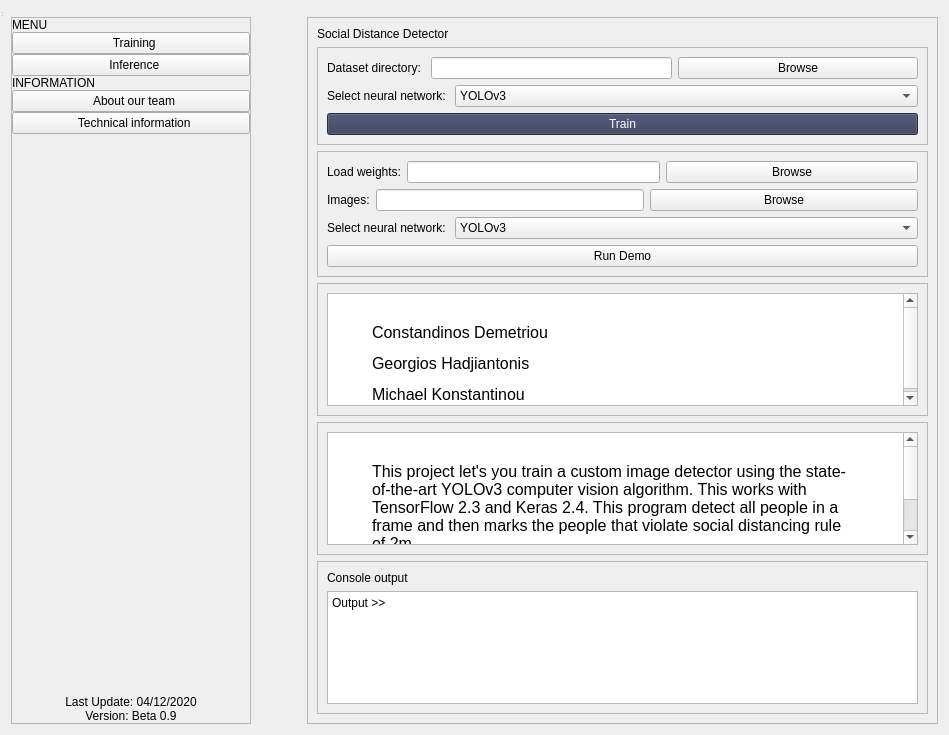
<?xml version="1.0" encoding="UTF-8"?>
<ui version="4.0">
 <class>MainWindow</class>
 <widget class="QWidget" name="MainWindow">
  <property name="geometry">
   <rect>
    <x>0</x>
    <y>0</y>
    <width>949</width>
    <height>735</height>
   </rect>
  </property>
  <property name="windowTitle">
   <string>Social Distance Detector</string>
  </property>
  <property name="windowIcon">
   <iconset>
    <normaloff>icons/virus-solid.svg</normaloff>icons/virus-solid.svg</iconset>
  </property>
  <property name="autoFillBackground">
   <bool>false</bool>
  </property>
  <property name="styleSheet">
   <string notr="true">@font-face {
  font-family: Roboto;
  src: url('https://fonts.googleapis.com/css2?family=Roboto:wght@100&amp;display=swap');
}

QMainWindow {
	font-family: Roboto;
}

#sidebar_bg {
	background-color:#343957;
}

#centralwidget {
	background-color: #f8f9fe;
	font-size: 12px;
}

QPushButton {
	border: none;
	background-color: #343957;
	color: white;
	font-size: 12px;
	padding: 15px 0 15px 10px;
}

QPushButton:hover {
	background-color: #6b51df;
}

QPushButton &gt; QLabel {
	color: white;
}

#sidebar_bg &gt; QLabel {
	color: white;
}

#heading_stats, #heading_console_output {
	font-size: 22px;
	color: #3d4465;
	margin-bottom: 0.5rem;
	font-weight: 500;
	line-height: 1.2;
}

#sidebar_bg &gt; QPushButton {
	text-align: left;
	padding-left: 15px;
}

#label_menu, #label_information {
	font-size: 16px;
	padding-top: 10px;
	padding-left: 15px;
	color: #627186;
}

QFrame &gt; QTextBrowser {
	background-color: #d4dbf9;
	border-radius: 10px;
}

#button_train_browse, #button_weights_browse, #button_images_browse {
	padding: 5px 0 5px 0;
}

#text_console {
	background-color: black;
	border-radius: 10px;
	color: green;
	padding-left: 10px;
}


</string>
  </property>
  <layout class="QGridLayout" name="gridLayout_4">
   <item row="0" column="0">
    <widget class="QMenuBar" name="menubar"/>
   </item>
   <item row="1" column="0">
    <layout class="QGridLayout" name="gridLayout_2">
     <item row="0" column="0">
      <layout class="QGridLayout" name="gridLayout">
       <property name="sizeConstraint">
        <enum>QLayout::SetDefaultConstraint</enum>
       </property>
       <item row="1" column="1">
        <spacer name="horizontalSpacer">
         <property name="orientation">
          <enum>Qt::Horizontal</enum>
         </property>
         <property name="sizeType">
          <enum>QSizePolicy::Maximum</enum>
         </property>
         <property name="sizeHint" stdset="0">
          <size>
           <width>50</width>
           <height>20</height>
          </size>
         </property>
        </spacer>
       </item>
       <item row="1" column="0">
        <widget class="QFrame" name="sidebar_bg">
         <property name="maximumSize">
          <size>
           <width>240</width>
           <height>16777215</height>
          </size>
         </property>
         <property name="frameShape">
          <enum>QFrame::StyledPanel</enum>
         </property>
         <property name="frameShadow">
          <enum>QFrame::Raised</enum>
         </property>
         <layout class="QVBoxLayout" name="verticalLayout">
          <property name="spacing">
           <number>0</number>
          </property>
          <property name="leftMargin">
           <number>0</number>
          </property>
          <property name="topMargin">
           <number>0</number>
          </property>
          <property name="rightMargin">
           <number>0</number>
          </property>
          <property name="bottomMargin">
           <number>0</number>
          </property>
          <item>
           <widget class="QLabel" name="label_menu">
            <property name="text">
             <string>MENU</string>
            </property>
           </widget>
          </item>
          <item>
           <widget class="QPushButton" name="button_training">
            <property name="sizePolicy">
             <sizepolicy hsizetype="Preferred" vsizetype="Fixed">
              <horstretch>0</horstretch>
              <verstretch>0</verstretch>
             </sizepolicy>
            </property>
            <property name="text">
             <string>  Training</string>
            </property>
            <property name="icon">
             <iconset>
              <normaloff>icons/bullseye-solid - white.svg</normaloff>icons/bullseye-solid - white.svg</iconset>
            </property>
            <property name="iconSize">
             <size>
              <width>24</width>
              <height>24</height>
             </size>
            </property>
           </widget>
          </item>
          <item>
           <widget class="QPushButton" name="button_inference">
            <property name="text">
             <string>  Inference</string>
            </property>
            <property name="icon">
             <iconset>
              <normaloff>icons/running-solid - white.svg</normaloff>icons/running-solid - white.svg</iconset>
            </property>
            <property name="iconSize">
             <size>
              <width>24</width>
              <height>24</height>
             </size>
            </property>
           </widget>
          </item>
          <item>
           <widget class="QLabel" name="label_information">
            <property name="text">
             <string>INFORMATION</string>
            </property>
           </widget>
          </item>
          <item>
           <widget class="QPushButton" name="button_about_us">
            <property name="text">
             <string>  About our team</string>
            </property>
            <property name="icon">
             <iconset>
              <normaloff>icons/users-solid - white.svg</normaloff>icons/users-solid - white.svg</iconset>
            </property>
            <property name="iconSize">
             <size>
              <width>24</width>
              <height>24</height>
             </size>
            </property>
           </widget>
          </item>
          <item>
           <widget class="QPushButton" name="button_technical_information">
            <property name="text">
             <string>  Technical information</string>
            </property>
            <property name="icon">
             <iconset>
              <normaloff>icons/cogs-solid - white.svg</normaloff>icons/cogs-solid - white.svg</iconset>
            </property>
            <property name="iconSize">
             <size>
              <width>24</width>
              <height>24</height>
             </size>
            </property>
           </widget>
          </item>
          <item>
           <spacer name="verticalSpacer">
            <property name="orientation">
             <enum>Qt::Vertical</enum>
            </property>
            <property name="sizeType">
             <enum>QSizePolicy::MinimumExpanding</enum>
            </property>
            <property name="sizeHint" stdset="0">
             <size>
              <width>20</width>
              <height>40</height>
             </size>
            </property>
           </spacer>
          </item>
          <item>
           <widget class="QLabel" name="label">
            <property name="text">
             <string>Last Update: 04/12/2020</string>
            </property>
            <property name="alignment">
             <set>Qt::AlignCenter</set>
            </property>
           </widget>
          </item>
          <item>
           <widget class="QLabel" name="label_2">
            <property name="text">
             <string>Version: Beta 0.9</string>
            </property>
            <property name="alignment">
             <set>Qt::AlignCenter</set>
            </property>
           </widget>
          </item>
         </layout>
        </widget>
       </item>
       <item row="1" column="2">
        <widget class="QFrame" name="app_container">
         <property name="frameShape">
          <enum>QFrame::StyledPanel</enum>
         </property>
         <property name="frameShadow">
          <enum>QFrame::Raised</enum>
         </property>
         <layout class="QVBoxLayout" name="verticalLayout_2">
          <item>
           <widget class="QLabel" name="heading_stats">
            <property name="enabled">
             <bool>true</bool>
            </property>
            <property name="whatsThis">
             <string/>
            </property>
            <property name="accessibleName">
             <string>h1</string>
            </property>
            <property name="text">
             <string>Social Distance Detector</string>
            </property>
           </widget>
          </item>
          <item>
           <widget class="QFrame" name="frame_training">
            <property name="frameShape">
             <enum>QFrame::StyledPanel</enum>
            </property>
            <property name="frameShadow">
             <enum>QFrame::Raised</enum>
            </property>
            <layout class="QGridLayout" name="gridLayout_6">
             <item row="0" column="0">
              <layout class="QVBoxLayout" name="verticalLayout_3">
               <item>
                <layout class="QHBoxLayout" name="horizontalLayout">
                 <item>
                  <widget class="QLabel" name="label_3">
                   <property name="sizePolicy">
                    <sizepolicy hsizetype="Fixed" vsizetype="Preferred">
                     <horstretch>0</horstretch>
                     <verstretch>0</verstretch>
                    </sizepolicy>
                   </property>
                   <property name="text">
                    <string>Dataset directory: </string>
                   </property>
                  </widget>
                 </item>
                 <item>
                  <widget class="QLineEdit" name="text_dataset">
                   <property name="sizePolicy">
                    <sizepolicy hsizetype="Preferred" vsizetype="Fixed">
                     <horstretch>0</horstretch>
                     <verstretch>0</verstretch>
                    </sizepolicy>
                   </property>
                  </widget>
                 </item>
                 <item>
                  <widget class="QPushButton" name="button_train_browse">
                   <property name="text">
                    <string>Browse</string>
                   </property>
                  </widget>
                 </item>
                </layout>
               </item>
               <item>
                <layout class="QHBoxLayout" name="horizontalLayout_4">
                 <item>
                  <widget class="QLabel" name="label_6">
                   <property name="sizePolicy">
                    <sizepolicy hsizetype="Fixed" vsizetype="Fixed">
                     <horstretch>0</horstretch>
                     <verstretch>0</verstretch>
                    </sizepolicy>
                   </property>
                   <property name="text">
                    <string>Select neural network: </string>
                   </property>
                  </widget>
                 </item>
                 <item>
                  <widget class="QComboBox" name="combo_training_network">
                   <item>
                    <property name="text">
                     <string>YOLOv3</string>
                    </property>
                   </item>
                   <item>
                    <property name="text">
                     <string>YOLOv3-tiny</string>
                    </property>
                   </item>
                  </widget>
                 </item>
                </layout>
               </item>
               <item>
                <widget class="QPushButton" name="button_train_submit">
                 <property name="palette">
                  <palette>
                   <active>
                    <colorrole role="WindowText">
                     <brush brushstyle="SolidPattern">
                      <color alpha="255">
                       <red>255</red>
                       <green>255</green>
                       <blue>255</blue>
                      </color>
                     </brush>
                    </colorrole>
                    <colorrole role="Button">
                     <brush brushstyle="SolidPattern">
                      <color alpha="255">
                       <red>52</red>
                       <green>57</green>
                       <blue>87</blue>
                      </color>
                     </brush>
                    </colorrole>
                    <colorrole role="Text">
                     <brush brushstyle="SolidPattern">
                      <color alpha="255">
                       <red>255</red>
                       <green>255</green>
                       <blue>255</blue>
                      </color>
                     </brush>
                    </colorrole>
                    <colorrole role="ButtonText">
                     <brush brushstyle="SolidPattern">
                      <color alpha="255">
                       <red>255</red>
                       <green>255</green>
                       <blue>255</blue>
                      </color>
                     </brush>
                    </colorrole>
                    <colorrole role="Base">
                     <brush brushstyle="SolidPattern">
                      <color alpha="255">
                       <red>52</red>
                       <green>57</green>
                       <blue>87</blue>
                      </color>
                     </brush>
                    </colorrole>
                    <colorrole role="Window">
                     <brush brushstyle="SolidPattern">
                      <color alpha="255">
                       <red>52</red>
                       <green>57</green>
                       <blue>87</blue>
                      </color>
                     </brush>
                    </colorrole>
                   </active>
                   <inactive>
                    <colorrole role="WindowText">
                     <brush brushstyle="SolidPattern">
                      <color alpha="255">
                       <red>255</red>
                       <green>255</green>
                       <blue>255</blue>
                      </color>
                     </brush>
                    </colorrole>
                    <colorrole role="Button">
                     <brush brushstyle="SolidPattern">
                      <color alpha="255">
                       <red>52</red>
                       <green>57</green>
                       <blue>87</blue>
                      </color>
                     </brush>
                    </colorrole>
                    <colorrole role="Text">
                     <brush brushstyle="SolidPattern">
                      <color alpha="255">
                       <red>255</red>
                       <green>255</green>
                       <blue>255</blue>
                      </color>
                     </brush>
                    </colorrole>
                    <colorrole role="ButtonText">
                     <brush brushstyle="SolidPattern">
                      <color alpha="255">
                       <red>255</red>
                       <green>255</green>
                       <blue>255</blue>
                      </color>
                     </brush>
                    </colorrole>
                    <colorrole role="Base">
                     <brush brushstyle="SolidPattern">
                      <color alpha="255">
                       <red>52</red>
                       <green>57</green>
                       <blue>87</blue>
                      </color>
                     </brush>
                    </colorrole>
                    <colorrole role="Window">
                     <brush brushstyle="SolidPattern">
                      <color alpha="255">
                       <red>52</red>
                       <green>57</green>
                       <blue>87</blue>
                      </color>
                     </brush>
                    </colorrole>
                   </inactive>
                   <disabled>
                    <colorrole role="WindowText">
                     <brush brushstyle="SolidPattern">
                      <color alpha="255">
                       <red>255</red>
                       <green>255</green>
                       <blue>255</blue>
                      </color>
                     </brush>
                    </colorrole>
                    <colorrole role="Button">
                     <brush brushstyle="SolidPattern">
                      <color alpha="255">
                       <red>52</red>
                       <green>57</green>
                       <blue>87</blue>
                      </color>
                     </brush>
                    </colorrole>
                    <colorrole role="Text">
                     <brush brushstyle="SolidPattern">
                      <color alpha="255">
                       <red>255</red>
                       <green>255</green>
                       <blue>255</blue>
                      </color>
                     </brush>
                    </colorrole>
                    <colorrole role="ButtonText">
                     <brush brushstyle="SolidPattern">
                      <color alpha="255">
                       <red>255</red>
                       <green>255</green>
                       <blue>255</blue>
                      </color>
                     </brush>
                    </colorrole>
                    <colorrole role="Base">
                     <brush brushstyle="SolidPattern">
                      <color alpha="255">
                       <red>52</red>
                       <green>57</green>
                       <blue>87</blue>
                      </color>
                     </brush>
                    </colorrole>
                    <colorrole role="Window">
                     <brush brushstyle="SolidPattern">
                      <color alpha="255">
                       <red>52</red>
                       <green>57</green>
                       <blue>87</blue>
                      </color>
                     </brush>
                    </colorrole>
                   </disabled>
                  </palette>
                 </property>
                 <property name="text">
                  <string>Train</string>
                 </property>
                </widget>
               </item>
              </layout>
             </item>
            </layout>
           </widget>
          </item>
          <item>
           <widget class="QFrame" name="frame_inference">
            <property name="enabled">
             <bool>true</bool>
            </property>
            <property name="frameShape">
             <enum>QFrame::StyledPanel</enum>
            </property>
            <property name="frameShadow">
             <enum>QFrame::Raised</enum>
            </property>
            <layout class="QGridLayout" name="gridLayout_7">
             <item row="2" column="0">
              <layout class="QHBoxLayout" name="horizontalLayout_5">
               <item>
                <widget class="QLabel" name="label_7">
                 <property name="sizePolicy">
                  <sizepolicy hsizetype="Fixed" vsizetype="Fixed">
                   <horstretch>0</horstretch>
                   <verstretch>0</verstretch>
                  </sizepolicy>
                 </property>
                 <property name="text">
                  <string>Select neural network: </string>
                 </property>
                </widget>
               </item>
               <item>
                <widget class="QComboBox" name="combo_inference_network">
                 <item>
                  <property name="text">
                   <string>YOLOv3</string>
                  </property>
                 </item>
                 <item>
                  <property name="text">
                   <string>YOLOv3-tiny</string>
                  </property>
                 </item>
                </widget>
               </item>
              </layout>
             </item>
             <item row="0" column="0">
              <layout class="QHBoxLayout" name="horizontalLayout_2">
               <item>
                <widget class="QLabel" name="label_4">
                 <property name="sizePolicy">
                  <sizepolicy hsizetype="Fixed" vsizetype="Preferred">
                   <horstretch>0</horstretch>
                   <verstretch>0</verstretch>
                  </sizepolicy>
                 </property>
                 <property name="text">
                  <string>Load weights:</string>
                 </property>
                </widget>
               </item>
               <item>
                <widget class="QLineEdit" name="text_weights">
                 <property name="sizePolicy">
                  <sizepolicy hsizetype="Preferred" vsizetype="Fixed">
                   <horstretch>0</horstretch>
                   <verstretch>0</verstretch>
                  </sizepolicy>
                 </property>
                </widget>
               </item>
               <item>
                <widget class="QPushButton" name="button_weights_browse">
                 <property name="text">
                  <string>Browse</string>
                 </property>
                </widget>
               </item>
              </layout>
             </item>
             <item row="1" column="0">
              <layout class="QHBoxLayout" name="horizontalLayout_3">
               <item>
                <widget class="QLabel" name="label_5">
                 <property name="sizePolicy">
                  <sizepolicy hsizetype="Fixed" vsizetype="Preferred">
                   <horstretch>0</horstretch>
                   <verstretch>0</verstretch>
                  </sizepolicy>
                 </property>
                 <property name="text">
                  <string>Images:</string>
                 </property>
                </widget>
               </item>
               <item>
                <widget class="QLineEdit" name="text_images">
                 <property name="sizePolicy">
                  <sizepolicy hsizetype="Preferred" vsizetype="Fixed">
                   <horstretch>0</horstretch>
                   <verstretch>0</verstretch>
                  </sizepolicy>
                 </property>
                </widget>
               </item>
               <item>
                <widget class="QPushButton" name="button_images_browse">
                 <property name="text">
                  <string>Browse</string>
                 </property>
                </widget>
               </item>
              </layout>
             </item>
             <item row="3" column="0">
              <widget class="QPushButton" name="button_demo">
               <property name="text">
                <string>Run Demo</string>
               </property>
              </widget>
             </item>
            </layout>
           </widget>
          </item>
          <item>
           <widget class="QFrame" name="frame_about">
            <property name="whatsThis">
             <string>&lt;html&gt;&lt;head/&gt;&lt;body&gt;&lt;p&gt;&lt;br/&gt;&lt;/p&gt;&lt;/body&gt;&lt;/html&gt;</string>
            </property>
            <property name="frameShape">
             <enum>QFrame::StyledPanel</enum>
            </property>
            <property name="frameShadow">
             <enum>QFrame::Raised</enum>
            </property>
            <layout class="QGridLayout" name="gridLayout_3">
             <item row="0" column="0">
              <widget class="QTextBrowser" name="textBrowser">
               <property name="sizePolicy">
                <sizepolicy hsizetype="Preferred" vsizetype="Preferred">
                 <horstretch>0</horstretch>
                 <verstretch>0</verstretch>
                </sizepolicy>
               </property>
               <property name="styleSheet">
                <string notr="true"/>
               </property>
               <property name="html">
                <string>&lt;!DOCTYPE HTML PUBLIC &quot;-//W3C//DTD HTML 4.0//EN&quot; &quot;http://www.w3.org/TR/REC-html40/strict.dtd&quot;&gt;
&lt;html&gt;&lt;head&gt;&lt;meta name=&quot;qrichtext&quot; content=&quot;1&quot; /&gt;&lt;style type=&quot;text/css&quot;&gt;
p, li { white-space: pre-wrap; }
&lt;/style&gt;&lt;/head&gt;&lt;body style=&quot; font-family:'MS Shell Dlg 2'; font-size:8.25pt; font-weight:400; font-style:normal;&quot;&gt;
&lt;p style=&quot;-qt-paragraph-type:empty; margin-top:12px; margin-bottom:12px; margin-left:40px; margin-right:40px; -qt-block-indent:0; text-indent:0px;&quot;&gt;&lt;br /&gt;&lt;/p&gt;
&lt;p style=&quot; margin-top:12px; margin-bottom:12px; margin-left:40px; margin-right:40px; -qt-block-indent:0; text-indent:0px;&quot;&gt;&lt;span style=&quot; font-size:12pt;&quot;&gt;Constandinos Demetriou&lt;/span&gt;&lt;/p&gt;
&lt;p style=&quot; margin-top:12px; margin-bottom:12px; margin-left:40px; margin-right:40px; -qt-block-indent:0; text-indent:0px;&quot;&gt;&lt;span style=&quot; font-size:12pt;&quot;&gt;Georgios Hadjiantonis&lt;/span&gt;&lt;/p&gt;
&lt;p style=&quot; margin-top:12px; margin-bottom:12px; margin-left:40px; margin-right:40px; -qt-block-indent:0; text-indent:0px;&quot;&gt;&lt;span style=&quot; font-size:12pt;&quot;&gt;Michael Konstantinou&lt;/span&gt;&lt;/p&gt;&lt;/body&gt;&lt;/html&gt;</string>
               </property>
              </widget>
             </item>
            </layout>
           </widget>
          </item>
          <item>
           <widget class="QFrame" name="frame_technical">
            <property name="frameShape">
             <enum>QFrame::StyledPanel</enum>
            </property>
            <property name="frameShadow">
             <enum>QFrame::Raised</enum>
            </property>
            <layout class="QGridLayout" name="gridLayout_5">
             <item row="0" column="0">
              <widget class="QTextBrowser" name="textBrowser_3">
               <property name="sizePolicy">
                <sizepolicy hsizetype="Preferred" vsizetype="Preferred">
                 <horstretch>0</horstretch>
                 <verstretch>0</verstretch>
                </sizepolicy>
               </property>
               <property name="html">
                <string>&lt;!DOCTYPE HTML PUBLIC &quot;-//W3C//DTD HTML 4.0//EN&quot; &quot;http://www.w3.org/TR/REC-html40/strict.dtd&quot;&gt;
&lt;html&gt;&lt;head&gt;&lt;meta name=&quot;qrichtext&quot; content=&quot;1&quot; /&gt;&lt;style type=&quot;text/css&quot;&gt;
p, li { white-space: pre-wrap; }
&lt;/style&gt;&lt;/head&gt;&lt;body style=&quot; font-family:'MS Shell Dlg 2'; font-size:8.25pt; font-weight:400; font-style:normal;&quot;&gt;
&lt;p style=&quot;-qt-paragraph-type:empty; margin-top:12px; margin-bottom:12px; margin-left:40px; margin-right:40px; -qt-block-indent:0; text-indent:0px;&quot;&gt;&lt;br /&gt;&lt;/p&gt;
&lt;p style=&quot; margin-top:12px; margin-bottom:12px; margin-left:40px; margin-right:40px; -qt-block-indent:0; text-indent:0px;&quot;&gt;&lt;span style=&quot; font-size:12pt;&quot;&gt;This project let's you train a custom image detector using the state-of-the-art YOLOv3 computer vision algorithm. This works with TensorFlow 2.3 and Keras 2.4. This program detect all people in a frame and then marks the people that violate social distancing rule of 2m.&lt;/span&gt;&lt;/p&gt;
&lt;p style=&quot;-qt-paragraph-type:empty; margin-top:12px; margin-bottom:12px; margin-left:40px; margin-right:40px; -qt-block-indent:0; text-indent:0px; font-size:8pt;&quot;&gt;&lt;br /&gt;&lt;/p&gt;
&lt;p style=&quot;-qt-paragraph-type:empty; margin-top:12px; margin-bottom:12px; margin-left:40px; margin-right:40px; -qt-block-indent:0; text-indent:0px; font-size:8pt;&quot;&gt;&lt;br /&gt;&lt;/p&gt;&lt;/body&gt;&lt;/html&gt;</string>
               </property>
              </widget>
             </item>
            </layout>
           </widget>
          </item>
          <item>
           <widget class="QFrame" name="frame_console">
            <property name="frameShape">
             <enum>QFrame::StyledPanel</enum>
            </property>
            <property name="frameShadow">
             <enum>QFrame::Raised</enum>
            </property>
            <layout class="QGridLayout" name="gridLayout_8">
             <item row="0" column="0">
              <layout class="QVBoxLayout" name="verticalLayout_4">
               <item>
                <widget class="QLabel" name="heading_console_output">
                 <property name="text">
                  <string>Console output</string>
                 </property>
                </widget>
               </item>
               <item>
                <widget class="QPlainTextEdit" name="text_console">
                 <property name="sizePolicy">
                  <sizepolicy hsizetype="Preferred" vsizetype="Preferred">
                   <horstretch>0</horstretch>
                   <verstretch>0</verstretch>
                  </sizepolicy>
                 </property>
                 <property name="plainText">
                  <string>Output &gt;&gt;</string>
                 </property>
                </widget>
               </item>
              </layout>
             </item>
            </layout>
           </widget>
          </item>
          <item>
           <spacer name="verticalSpacer_2">
            <property name="orientation">
             <enum>Qt::Vertical</enum>
            </property>
            <property name="sizeHint" stdset="0">
             <size>
              <width>20</width>
              <height>40</height>
             </size>
            </property>
           </spacer>
          </item>
         </layout>
        </widget>
       </item>
      </layout>
     </item>
    </layout>
   </item>
  </layout>
  <widget class="QStatusBar" name="statusbar">
   <property name="geometry">
    <rect>
     <x>0</x>
     <y>0</y>
     <width>3</width>
     <height>18</height>
    </rect>
   </property>
  </widget>
 </widget>
 <resources/>
 <connections>
  <connection>
   <sender>button_about_us</sender>
   <signal>clicked()</signal>
   <receiver>frame_about</receiver>
   <slot>show()</slot>
   <hints>
    <hint type="sourcelabel">
     <x>176</x>
     <y>225</y>
    </hint>
    <hint type="destinationlabel">
     <x>625</x>
     <y>551</y>
    </hint>
   </hints>
  </connection>
  <connection>
   <sender>button_technical_information</sender>
   <signal>clicked()</signal>
   <receiver>frame_about</receiver>
   <slot>hide()</slot>
   <hints>
    <hint type="sourcelabel">
     <x>178</x>
     <y>311</y>
    </hint>
    <hint type="destinationlabel">
     <x>325</x>
     <y>392</y>
    </hint>
   </hints>
  </connection>
  <connection>
   <sender>button_about_us</sender>
   <signal>clicked()</signal>
   <receiver>frame_technical</receiver>
   <slot>hide()</slot>
   <hints>
    <hint type="sourcelabel">
     <x>134</x>
     <y>222</y>
    </hint>
    <hint type="destinationlabel">
     <x>326</x>
     <y>565</y>
    </hint>
   </hints>
  </connection>
  <connection>
   <sender>button_technical_information</sender>
   <signal>clicked()</signal>
   <receiver>frame_technical</receiver>
   <slot>show()</slot>
   <hints>
    <hint type="sourcelabel">
     <x>178</x>
     <y>311</y>
    </hint>
    <hint type="destinationlabel">
     <x>574</x>
     <y>734</y>
    </hint>
   </hints>
  </connection>
  <connection>
   <sender>button_inference</sender>
   <signal>clicked()</signal>
   <receiver>frame_about</receiver>
   <slot>hide()</slot>
   <hints>
    <hint type="sourcelabel">
     <x>126</x>
     <y>139</y>
    </hint>
    <hint type="destinationlabel">
     <x>575</x>
     <y>551</y>
    </hint>
   </hints>
  </connection>
  <connection>
   <sender>button_training</sender>
   <signal>clicked()</signal>
   <receiver>frame_about</receiver>
   <slot>hide()</slot>
   <hints>
    <hint type="sourcelabel">
     <x>165</x>
     <y>82</y>
    </hint>
    <hint type="destinationlabel">
     <x>330</x>
     <y>409</y>
    </hint>
   </hints>
  </connection>
  <connection>
   <sender>button_training</sender>
   <signal>clicked()</signal>
   <receiver>frame_technical</receiver>
   <slot>hide()</slot>
   <hints>
    <hint type="sourcelabel">
     <x>178</x>
     <y>120</y>
    </hint>
    <hint type="destinationlabel">
     <x>327</x>
     <y>582</y>
    </hint>
   </hints>
  </connection>
  <connection>
   <sender>button_inference</sender>
   <signal>clicked()</signal>
   <receiver>frame_technical</receiver>
   <slot>hide()</slot>
   <hints>
    <hint type="sourcelabel">
     <x>171</x>
     <y>132</y>
    </hint>
    <hint type="destinationlabel">
     <x>330</x>
     <y>578</y>
    </hint>
   </hints>
  </connection>
  <connection>
   <sender>button_training</sender>
   <signal>clicked()</signal>
   <receiver>frame_training</receiver>
   <slot>show()</slot>
   <hints>
    <hint type="sourcelabel">
     <x>178</x>
     <y>120</y>
    </hint>
    <hint type="destinationlabel">
     <x>326</x>
     <y>139</y>
    </hint>
   </hints>
  </connection>
  <connection>
   <sender>button_inference</sender>
   <signal>clicked()</signal>
   <receiver>frame_training</receiver>
   <slot>hide()</slot>
   <hints>
    <hint type="sourcelabel">
     <x>178</x>
     <y>174</y>
    </hint>
    <hint type="destinationlabel">
     <x>327</x>
     <y>157</y>
    </hint>
   </hints>
  </connection>
  <connection>
   <sender>button_about_us</sender>
   <signal>clicked()</signal>
   <receiver>frame_training</receiver>
   <slot>hide()</slot>
   <hints>
    <hint type="sourcelabel">
     <x>178</x>
     <y>257</y>
    </hint>
    <hint type="destinationlabel">
     <x>326</x>
     <y>170</y>
    </hint>
   </hints>
  </connection>
  <connection>
   <sender>button_technical_information</sender>
   <signal>clicked()</signal>
   <receiver>frame_training</receiver>
   <slot>hide()</slot>
   <hints>
    <hint type="sourcelabel">
     <x>178</x>
     <y>311</y>
    </hint>
    <hint type="destinationlabel">
     <x>331</x>
     <y>171</y>
    </hint>
   </hints>
  </connection>
  <connection>
   <sender>button_training</sender>
   <signal>clicked()</signal>
   <receiver>frame_inference</receiver>
   <slot>hide()</slot>
   <hints>
    <hint type="sourcelabel">
     <x>108</x>
     <y>80</y>
    </hint>
    <hint type="destinationlabel">
     <x>340</x>
     <y>217</y>
    </hint>
   </hints>
  </connection>
  <connection>
   <sender>button_inference</sender>
   <signal>clicked()</signal>
   <receiver>frame_inference</receiver>
   <slot>show()</slot>
   <hints>
    <hint type="sourcelabel">
     <x>90</x>
     <y>134</y>
    </hint>
    <hint type="destinationlabel">
     <x>332</x>
     <y>246</y>
    </hint>
   </hints>
  </connection>
  <connection>
   <sender>button_about_us</sender>
   <signal>clicked()</signal>
   <receiver>frame_inference</receiver>
   <slot>hide()</slot>
   <hints>
    <hint type="sourcelabel">
     <x>85</x>
     <y>225</y>
    </hint>
    <hint type="destinationlabel">
     <x>337</x>
     <y>300</y>
    </hint>
   </hints>
  </connection>
  <connection>
   <sender>button_technical_information</sender>
   <signal>clicked()</signal>
   <receiver>frame_inference</receiver>
   <slot>hide()</slot>
   <hints>
    <hint type="sourcelabel">
     <x>67</x>
     <y>289</y>
    </hint>
    <hint type="destinationlabel">
     <x>362</x>
     <y>303</y>
    </hint>
   </hints>
  </connection>
  <connection>
   <sender>button_training</sender>
   <signal>clicked()</signal>
   <receiver>frame_console</receiver>
   <slot>show()</slot>
   <hints>
    <hint type="sourcelabel">
     <x>109</x>
     <y>94</y>
    </hint>
    <hint type="destinationlabel">
     <x>266</x>
     <y>767</y>
    </hint>
   </hints>
  </connection>
  <connection>
   <sender>button_inference</sender>
   <signal>clicked()</signal>
   <receiver>frame_console</receiver>
   <slot>show()</slot>
   <hints>
    <hint type="sourcelabel">
     <x>56</x>
     <y>151</y>
    </hint>
    <hint type="destinationlabel">
     <x>252</x>
     <y>795</y>
    </hint>
   </hints>
  </connection>
  <connection>
   <sender>button_about_us</sender>
   <signal>clicked()</signal>
   <receiver>frame_console</receiver>
   <slot>hide()</slot>
   <hints>
    <hint type="sourcelabel">
     <x>44</x>
     <y>228</y>
    </hint>
    <hint type="destinationlabel">
     <x>261</x>
     <y>828</y>
    </hint>
   </hints>
  </connection>
  <connection>
   <sender>button_technical_information</sender>
   <signal>clicked()</signal>
   <receiver>frame_console</receiver>
   <slot>hide()</slot>
   <hints>
    <hint type="sourcelabel">
     <x>31</x>
     <y>286</y>
    </hint>
    <hint type="destinationlabel">
     <x>258</x>
     <y>850</y>
    </hint>
   </hints>
  </connection>
 </connections>
</ui>
